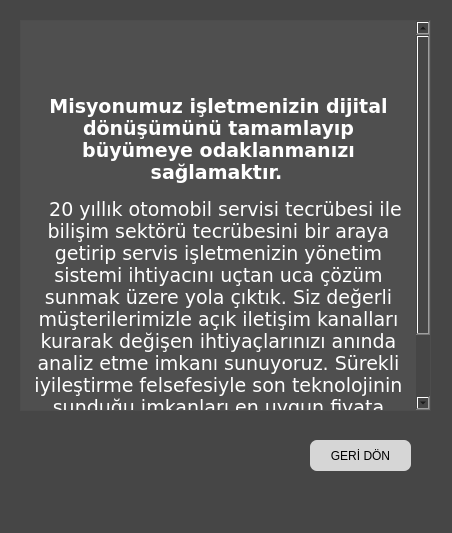
<?xml version="1.0" encoding="UTF-8"?>
<ui version="4.0">
 <class>MainWindow</class>
 <widget class="QMainWindow" name="MainWindow">
  <property name="geometry">
   <rect>
    <x>0</x>
    <y>0</y>
    <width>452</width>
    <height>533</height>
   </rect>
  </property>
  <property name="windowTitle">
   <string>HAKKIMIZDA</string>
  </property>
  <property name="windowIcon">
   <iconset>
    <normaloff>img/pngegg.png</normaloff>img/pngegg.png</iconset>
  </property>
  <property name="styleSheet">
   <string notr="true">background-color: rgb(70, 70, 70);</string>
  </property>
  <widget class="QWidget" name="centralwidget">
   <widget class="QTextEdit" name="textEditHakkimizda">
    <property name="geometry">
     <rect>
      <x>20</x>
      <y>20</y>
      <width>411</width>
      <height>391</height>
     </rect>
    </property>
    <property name="font">
     <font>
      <family>Verdana</family>
      <pointsize>8</pointsize>
      <weight>9</weight>
      <italic>false</italic>
      <bold>false</bold>
     </font>
    </property>
    <property name="styleSheet">
     <string notr="true">color: rgb(255, 255, 255);
background-color: rgba(95, 95, 95, 95);
font: 75 8pt &quot;Verdana&quot;;</string>
    </property>
    <property name="readOnly">
     <bool>true</bool>
    </property>
    <property name="html">
     <string>&lt;!DOCTYPE HTML PUBLIC &quot;-//W3C//DTD HTML 4.0//EN&quot; &quot;http://www.w3.org/TR/REC-html40/strict.dtd&quot;&gt;
&lt;html&gt;&lt;head&gt;&lt;meta name=&quot;qrichtext&quot; content=&quot;1&quot; /&gt;&lt;style type=&quot;text/css&quot;&gt;
p, li { white-space: pre-wrap; }
&lt;/style&gt;&lt;/head&gt;&lt;body style=&quot; font-family:'Verdana'; font-size:8pt; font-weight:72; font-style:normal;&quot;&gt;
&lt;p align=&quot;center&quot; style=&quot;-qt-paragraph-type:empty; margin-top:0px; margin-bottom:0px; margin-left:0px; margin-right:0px; -qt-block-indent:0; text-indent:0px; font-family:'MS Shell Dlg 2'; font-size:8.25pt; font-weight:400;&quot;&gt;&lt;br /&gt;&lt;/p&gt;
&lt;p style=&quot;-qt-paragraph-type:empty; margin-top:0px; margin-bottom:0px; margin-left:0px; margin-right:0px; -qt-block-indent:0; text-indent:0px; font-family:'MS Shell Dlg 2'; font-size:8.25pt; font-weight:400;&quot;&gt;&lt;br /&gt;&lt;/p&gt;
&lt;p style=&quot;-qt-paragraph-type:empty; margin-top:0px; margin-bottom:0px; margin-left:0px; margin-right:0px; -qt-block-indent:0; text-indent:0px; font-family:'MS Shell Dlg 2'; font-size:8.25pt; font-weight:400;&quot;&gt;&lt;br /&gt;&lt;/p&gt;
&lt;p style=&quot;-qt-paragraph-type:empty; margin-top:0px; margin-bottom:0px; margin-left:0px; margin-right:0px; -qt-block-indent:0; text-indent:0px; font-family:'MS Shell Dlg 2'; font-size:8.25pt; font-weight:400;&quot;&gt;&lt;br /&gt;&lt;/p&gt;
&lt;p align=&quot;center&quot; style=&quot; margin-top:0px; margin-bottom:0px; margin-left:0px; margin-right:0px; -qt-block-indent:0; text-indent:0px;&quot;&gt;&lt;span style=&quot; font-family:'MS Shell Dlg 2'; font-size:8.25pt; font-weight:400;&quot;&gt;    &lt;/span&gt;&lt;/p&gt;
&lt;p align=&quot;center&quot; style=&quot; margin-top:0px; margin-bottom:0px; margin-left:0px; margin-right:0px; -qt-block-indent:0; text-indent:0px;&quot;&gt;&lt;span style=&quot; font-family:'MS Shell Dlg 2'; font-size:14pt; font-weight:600; color:#ffffff;&quot;&gt;Misyonumuz işletmenizin dijital dönüşümünü tamamlayıp büyümeye odaklanmanızı sağlamaktır.&lt;/span&gt;&lt;span style=&quot; font-family:'MS Shell Dlg 2'; font-size:8.25pt; font-weight:600; color:#ff0000;&quot;&gt; &lt;/span&gt;&lt;/p&gt;
&lt;p style=&quot;-qt-paragraph-type:empty; margin-top:0px; margin-bottom:0px; margin-left:0px; margin-right:0px; -qt-block-indent:0; text-indent:0px; font-family:'MS Shell Dlg 2'; font-size:8.25pt; font-weight:400;&quot;&gt;&lt;br /&gt;&lt;/p&gt;
&lt;p align=&quot;center&quot; style=&quot; margin-top:0px; margin-bottom:0px; margin-left:0px; margin-right:0px; -qt-block-indent:0; text-indent:0px;&quot;&gt;&lt;span style=&quot; font-family:'MS Shell Dlg 2'; font-size:8.25pt; font-weight:400;&quot;&gt;    &lt;/span&gt;&lt;span style=&quot; font-family:'MS Shell Dlg 2'; font-size:14pt; font-weight:400;&quot;&gt;20 yıllık otomobil servisi tecrübesi ile bilişim sektörü tecrübesini bir araya getirip servis işletmenizin yönetim sistemi ihtiyacını uçtan uca çözüm sunmak üzere yola çıktık. Siz değerli müşterilerimizle açık iletişim kanalları kurarak değişen ihtiyaçlarınızı anında analiz etme imkanı sunuyoruz. Sürekli iyileştirme felsefesiyle son teknolojinin sunduğu imkanları en uygun fiyata hizmetinize sunarak işletmenize fayda sağlıyoruz. Bizimle büyümeye devam edin!&lt;/span&gt;&lt;/p&gt;&lt;/body&gt;&lt;/html&gt;</string>
    </property>
   </widget>
   <widget class="QPushButton" name="pushButtonHakkimizdaGeriDon">
    <property name="geometry">
     <rect>
      <x>310</x>
      <y>440</y>
      <width>101</width>
      <height>31</height>
     </rect>
    </property>
    <property name="styleSheet">
     <string notr="true">background-color: rgb(255, 237, 224);
background-color: rgb(214, 214, 214);
font: 10pt &quot;Arial&quot;;
border-radius:7px;</string>
    </property>
    <property name="text">
     <string>GERİ DÖN</string>
    </property>
   </widget>
  </widget>
  <widget class="QMenuBar" name="menubar">
   <property name="geometry">
    <rect>
     <x>0</x>
     <y>0</y>
     <width>452</width>
     <height>21</height>
    </rect>
   </property>
  </widget>
  <widget class="QStatusBar" name="statusbar"/>
 </widget>
 <resources/>
 <connections/>
</ui>
